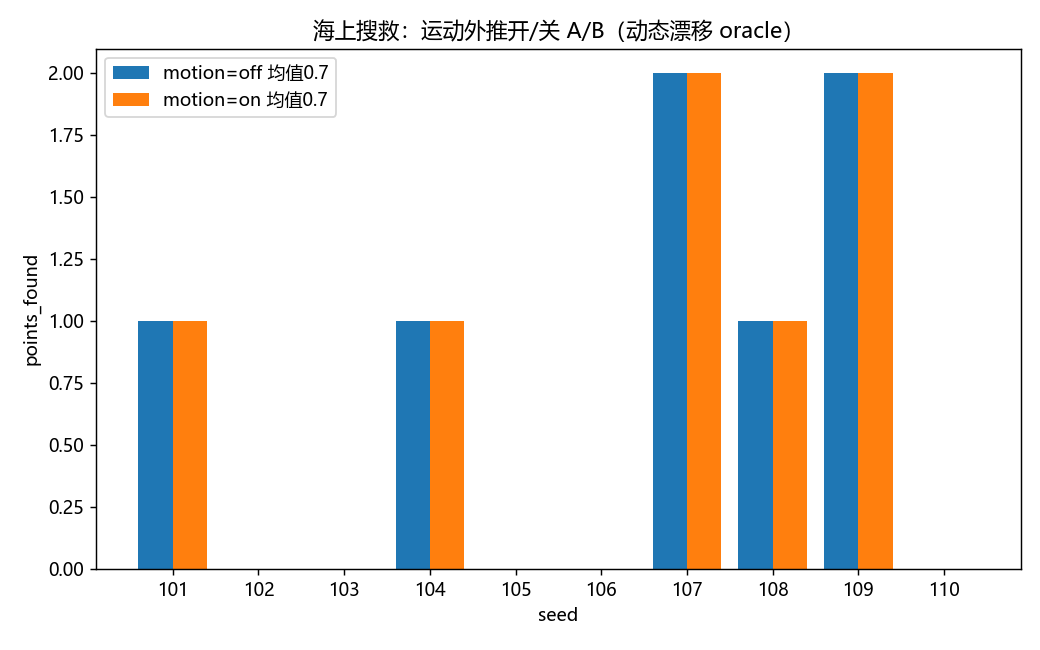

Reproduce this figure in Python.
# -*- coding: utf-8 -*-
# --- repository root (auto-located) ---
import os
from pathlib import Path
REPO_ROOT = Path(__file__).resolve()
for _ in range(8):
    if (REPO_ROOT / 'configs').is_dir():
        break
    REPO_ROOT = REPO_ROOT.parent
# --------------------------------------
"""motion_extrap_ablation.py — 改进3（运动外推，默认关闭）A/B 自测。

海上搜救场景：MaritimeOracle 的 presence 沿 traj 随 query_count(时间) 漂移，
静态栖息地假设失效。对比 motion_extrapolation=False（基线，variant F 行为）
vs True（开运动外推），seeds 101-110。单进程串行。

用法: python -X utf8 motion_extrap_ablation.py
"""
import csv
import sys
import time
from pathlib import Path

import numpy as np
import matplotlib
matplotlib.use("Agg")
import matplotlib.pyplot as plt

ROOT = Path(REPO_ROOT)
sys.path.insert(0, str(ROOT / "species-search"))
sys.path.insert(0, str(ROOT / "maritime-search"))

from species_agent import SpeciesSearcher          # noqa: E402
from build_maritime_oracle import MaritimeOracle   # noqa: E402

OUT = ROOT / "results" / "maritime_search" / "motion_extrap_ablation"
OUT.mkdir(parents=True, exist_ok=True)
NPZ = ROOT / "maritime-search" / "data" / "oracle.npz"

plt.rcParams["font.sans-serif"] = ["Microsoft YaHei", "SimHei"]
plt.rcParams["axes.unicode_minus"] = False

SEEDS = list(range(101, 111))

# 与 run_maritime.py 同口径 config
BASE = dict(target_points=15, max_queries=600, min_dist_cells=1.0,
            stage1_grid_step=4, cov_indices=list(range(19)),
            multicluster=True, cluster_ring_ratio=10.0, cluster_idle_limit=12,
            blank_jump=True, coverage_budget_ratio=0.12, blank_far_ratio=0.3,
            post_jump_grace=6, saturate_mask=False, idle_blank_mix=8,
            sparse_guidance=True, sparse_topk=6, sparse_min_pos=5, recalc_every=20,
            stage2_min=3, stage3_min=5, stage3_jump_interval=30)


def run_mode(motion):
    cfg = dict(BASE)
    cfg["motion_extrapolation"] = motion
    rows = []
    for seed in SEEDS:
        orc = MaritimeOracle(NPZ)   # 每 seed fresh oracle（query_count 由 run_episode 复位）
        t0 = time.time()
        res = SpeciesSearcher(orc, cfg).run_episode(seed)
        rows.append([seed, res["points_found"], res["total_queries"],
                     res["covered_cells"], res["final_stage"]])
        print(f"  motion={motion} seed={seed} pts={res['points_found']} "
              f"q={res['total_queries']} stage={res['final_stage']} "
              f"({time.time()-t0:.1f}s)", flush=True)
    return rows


def main():
    print("=== motion_extrapolation=False（基线）===", flush=True)
    off = run_mode(False)
    print("=== motion_extrapolation=True（开外推）===", flush=True)
    on = run_mode(True)

    off_p = [r[1] for r in off]
    on_p = [r[1] for r in on]
    m_off, m_on = float(np.mean(off_p)), float(np.mean(on_p))
    delta = m_on - m_off
    print(f"\n=== 基线 mean pts={m_off:.2f}   开外推 mean pts={m_on:.2f}   "
          f"Δ={delta:+.2f} ({(delta/m_off*100 if m_off>0 else float('nan')):+.1f}%) ===", flush=True)

    with open(OUT / "motion_extrap_ablation.csv", "w", newline="", encoding="utf-8-sig") as f:
        w = csv.writer(f)
        w.writerow(["seed", "off_pts", "off_q", "off_cov", "off_stage",
                    "on_pts", "on_q", "on_cov", "on_stage"])
        for o_row, n_row in zip(off, on):
            w.writerow([o_row[0], o_row[1], o_row[2], o_row[3], o_row[4],
                        n_row[1], n_row[2], n_row[3], n_row[4]])
        w.writerow(["MEAN", round(m_off, 2), "", "", "", round(m_on, 2), "", "", ""])
        w.writerow(["DELTA", round(delta, 2), "", "", "", "", "", "", ""])

    fig, ax = plt.subplots(figsize=(8, 5))
    x = np.arange(len(SEEDS))
    ax.bar(x - 0.2, off_p, 0.4, label=f"motion=off 均值{m_off:.1f}")
    ax.bar(x + 0.2, on_p, 0.4, label=f"motion=on 均值{m_on:.1f}")
    ax.set_xticks(x)
    ax.set_xticklabels(SEEDS)
    ax.set_xlabel("seed")
    ax.set_ylabel("points_found")
    ax.set_title("海上搜救：运动外推开/关 A/B（动态漂移 oracle）")
    ax.legend()
    fig.tight_layout()
    fig.savefig(OUT / "motion_extrap_ablation.png", dpi=130)
    print(f"[done] -> {OUT}", flush=True)


if __name__ == "__main__":
    main()
